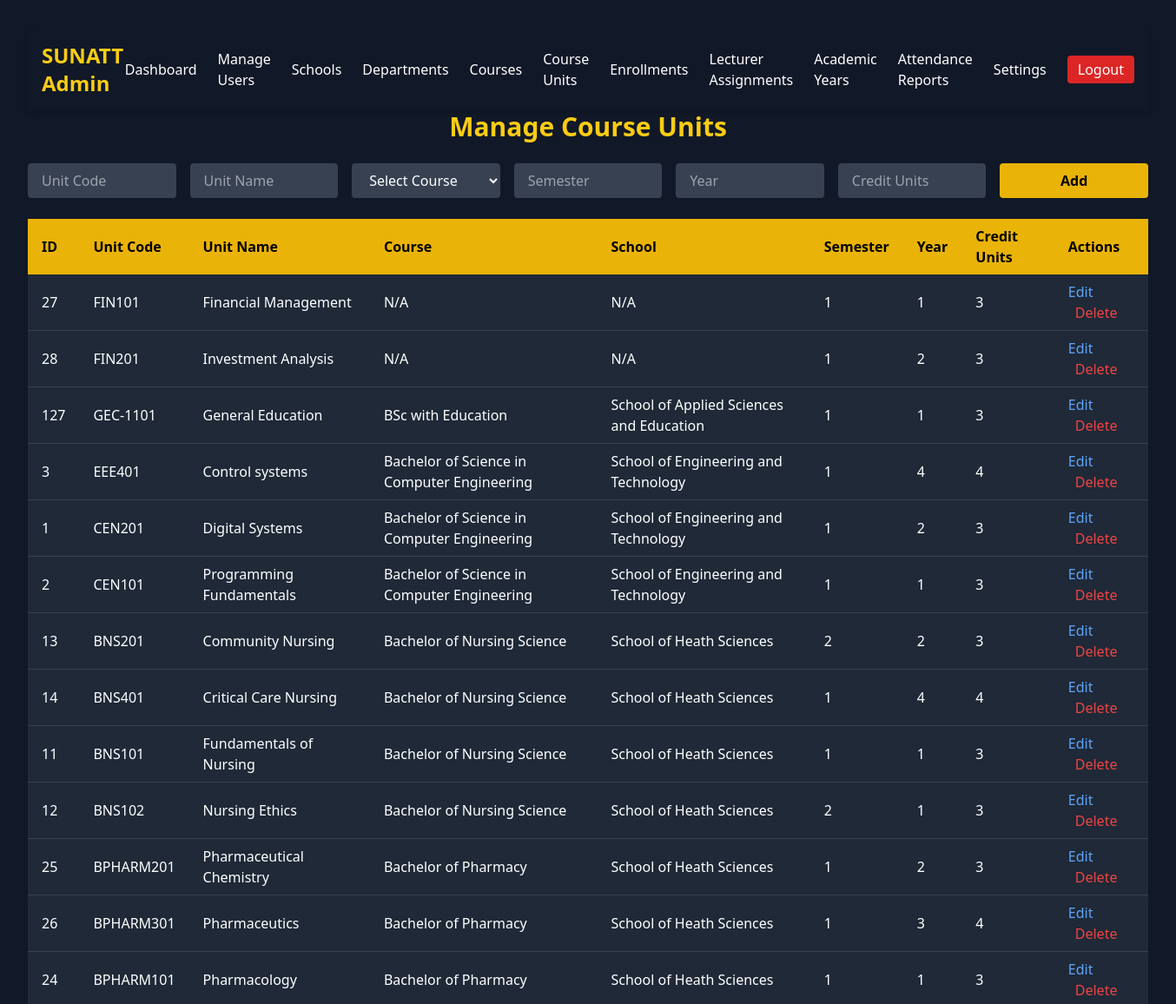
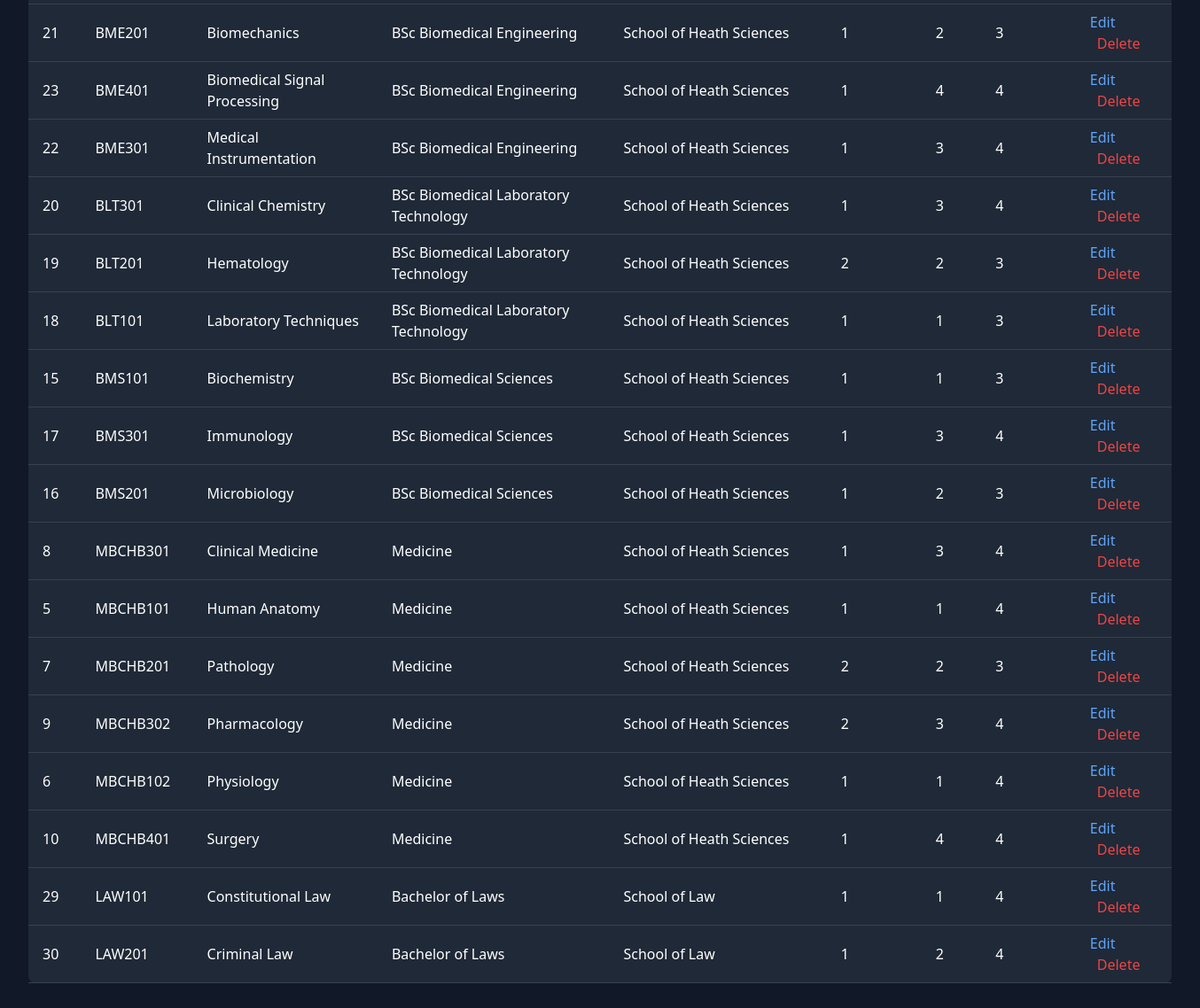
Screenshot of /admin/manage_course_units.php (signed in) with the database file from the repository (2 pictures, top to bottom).
### tables this page shows
CREATE TABLE `course_units` (
  `unit_id` int(11) NOT NULL,
  `unit_name` varchar(100) DEFAULT NULL,
  `unit_code` varchar(20) NOT NULL,
  `course_id` int(11) DEFAULT NULL,
  `semester` int(11) DEFAULT NULL,
  `year` int(11) DEFAULT NULL,
  `credit_units` int(11) DEFAULT NULL
);

CREATE TABLE `courses` (
  `course_id` int(11) NOT NULL,
  `course_name` varchar(255) NOT NULL,
  `course_code` varchar(50) NOT NULL,
  `department_id` int(11) NOT NULL,
  `school_id` int(11) NOT NULL,
  `duration_years` int(11) NOT NULL
);

CREATE TABLE `schools` (
  `school_id` int(11) NOT NULL,
  `school_name` varchar(100) NOT NULL,
  `school_code` varchar(20) NOT NULL,
  `description` text DEFAULT NULL
);

### admin/manage_course_units.php (the view, shortened to what this page needs)
<?php
include '../db.php';
include 'admin_navbar.php';
$school_courses = [];
$school_res = $conn->query("SELECT s.school_id, s.school_name, c.course_id, c.course_name
                            FROM schools s
                            LEFT JOIN courses c ON s.school_id = c.school_id
                            ORDER BY s.school_name, c.course_name");
while ($row = $school_res->fetch_assoc()) {
    $school_courses[$row['school_id']]['school_name'] = $row['school_name'];
    if ($row['course_id']) {
        $school_courses[$row['school_id']]['courses'][$row['course_id']] = $row['course_name'];
    }
}
$sql = "SELECT cu.*, c.course_name, s.school_name
        FROM course_units cu
        LEFT JOIN courses c ON cu.course_id = c.course_id
        LEFT JOIN schools s ON c.school_id = s.school_id
        ORDER BY s.school_name, c.course_name, cu.unit_name";
$results = $conn->query($sql);
?>
<!DOCTYPE html>
<html lang="en">
<head>
    <script src="https://cdn.tailwindcss.com"></script>
</head>
<body class="bg-gray-900 text-white min-h-screen p-8">
<h1 class="text-3xl font-bold text-yellow-400 mb-6 text-center">Manage Course Units</h1>
<form method="POST" class="mb-6 grid grid-cols-7 gap-4 max-w-full items-center">
    <input type="text" name="unit_code" placeholder="Unit Code" required
           class="px-4 py-2 rounded bg-gray-700 text-white focus:outline-none focus:ring-2 focus:ring-yellow-400">
    <input type="text" name="unit_name" placeholder="Unit Name" required
           class="px-4 py-2 rounded bg-gray-700 text-white focus:outline-none focus:ring-2 focus:ring-yellow-400">
    <select name="course_id" required
            class="px-4 py-2 rounded bg-gray-700 text-white focus:outline-none focus:ring-2 focus:ring-yellow-400">
        <option value="" disabled selected>Select Course</option>
    </select>
    <input type="number" name="semester" min="1" max="3" placeholder="Semester" required
           class="px-4 py-2 rounded bg-gray-700 text-white focus:outline-none focus:ring-2 focus:ring-yellow-400">
    <input type="number" name="year" min="1" max="6" placeholder="Year" required
           class="px-4 py-2 rounded bg-gray-700 text-white focus:outline-none focus:ring-2 focus:ring-yellow-400">
    <input type="number" name="credit_units" min="1" max="10" placeholder="Credit Units" required
           class="px-4 py-2 rounded bg-gray-700 text-white focus:outline-none focus:ring-2 focus:ring-yellow-400">
    <button name="add" class="bg-yellow-500 hover:bg-yellow-600 px-4 py-2 rounded text-black font-semibold">Add</button>
</form>
<div class="overflow-x-auto max-w-full">
    <table class="min-w-full bg-gray-800 rounded-lg">
        <thead class="bg-yellow-500 text-black">
        <tr>
            <th class="px-4 py-2 text-left">ID</th>
            <th class="px-4 py-2 text-left">Unit Code</th>
            <th class="px-4 py-2 text-left">Unit Name</th>
            <th class="px-4 py-2 text-left">Course</th>
            <th class="px-4 py-2 text-left">School</th>
            <th class="px-4 py-2 text-left">Semester</th>
            <th class="px-4 py-2 text-left">Year</th>
            <th class="px-4 py-2 text-left">Credit Units</th>
            <th class="px-4 py-2 text-left">Actions</th>
        </tr>
        </thead>
        <tbody>
        <?php while ($row = $results->fetch_assoc()): ?>
            <tr class="border-b border-gray-700">
                <td class="px-4 py-2"><?= $row['unit_id'] ?></td>
                <?php if (isset($_GET['edit']) && $_GET['edit'] == $row['unit_id']): ?>
                    <form method="POST" class="grid grid-cols-9 gap-4 items-center px-0 py-2 w-full">
                        <input type="hidden" name="id" value="<?= $row['unit_id'] ?>" />
                        <td><input type="text" name="unit_code" value="<?= htmlspecialchars($row['unit_code']) ?>" required class="px-2 py-1 rounded bg-gray-700 text-white"></td>
                        <td><input type="text" name="unit_name" value="<?= htmlspecialchars($row['unit_name']) ?>" required class="px-2 py-1 rounded bg-gray-700 text-white"></td>
                        <td>
                            <select name="course_id" required class="px-2 py-1 rounded bg-gray-700 text-white w-full">
                                <?php foreach ($school_courses as $school): ?>
                                    <?php if (isset($school['courses'])): ?>
                                        <optgroup label="<?= htmlspecialchars($school['school_name']) ?>">
                                            <?php foreach ($school['courses'] as $id => $name): ?>
                                                <option value="<?= $id ?>" <?= $id == $row['course_id'] ? 'selected' : '' ?>><?= htmlspecialchars($name) ?></option>
                                            <?php endforeach; ?>
                                        </optgroup>
                                    <?php endif; ?>
                                <?php endforeach; ?>
                            </select>
                        </td>
                        <td class="px-2 py-1"><?= htmlspecialchars($row['school_name'] ?? 'N/A') ?></td>
                        <td><input type="number" name="semester" min="1" max="3" value="<?= $row['semester'] ?>" required class="px-2 py-1 rounded bg-gray-700 text-white"></td>
                        <td><input type="number" name="year" min="1" max="6" value="<?= $row['year'] ?>" required class="px-2 py-1 rounded bg-gray-700 text-white"></td>
                        <td><input type="number" name="credit_units" min="1" max="10" value="<?= $row['credit_units'] ?>" required class="px-2 py-1 rounded bg-gray-700 text-white"></td>
                        <td class="space-x-2">
                            <button name="update" class="bg-blue-500 hover:bg-blue-600 text-white px-3 py-1 rounded">Save</button>
                            <a href="manage_course_units.php" class="text-yellow-400 hover:underline px-2 py-1">Cancel</a>
                        </td>
                    </form>
                <?php else: ?>
                    <td class="px-4 py-2"><?= htmlspecialchars($row['unit_code']) ?></td>
                    <td class="px-4 py-2"><?= htmlspecialchars($row['unit_name']) ?></td>
                    <td class="px-4 py-2"><?= htmlspecialchars($row['course_name'] ?? 'N/A') ?></td>
                    <td class="px-4 py-2"><?= htmlspecialchars($row['school_name'] ?? 'N/A') ?></td>
                    <td class="px-4 py-2"><?= $row['semester'] ?></td>
                    <td class="px-4 py-2"><?= $row['year'] ?></td>
                    <td class="px-4 py-2"><?= $row['credit_units'] ?></td>
                    <td class="px-4 py-2 space-x-2">
                        <a href="?edit=<?= $row['unit_id'] ?>" class="text-blue-400 hover:underline">Edit</a>
                        <a href="?delete=<?= $row['unit_id'] ?>" onclick="return confirm('Delete this unit?');" class="text-red-500 hover:underline">Delete</a>
                    </td>
                <?php endif; ?>
            </tr>
        <?php endwhile; ?>
        </tbody>
    </table>
</div>
</body>
</html>

### admin/admin_navbar.php (shortened to what this page needs)
<!DOCTYPE html>
<html lang="en">
<head>
    <script src="https://cdn.tailwindcss.com"></script>
</head>
<body>
    <nav class="bg-gray-900 text-white p-4 shadow-md">
        <div class="container mx-auto flex justify-between items-center">
            <a href="../index.php" class="text-2xl font-bold text-yellow-400">SUNATT Admin</a>
            <div class="hidden md:flex space-x-6 items-center">
                <?php
                $menu_items = [
                    ['href' => 'dashboard.php', 'label' => 'Dashboard'],
                    ['href' => 'manage_users.php', 'label' => 'Manage Users'],
                    ['href' => 'manage_schools.php', 'label' => 'Schools'],
                    ['href' => 'manage_departments.php', 'label' => 'Departments'],
                    ['href' => 'manage_courses.php', 'label' => 'Courses'],
                    ['href' => 'manage_course_units.php', 'label' => 'Course Units'],
                    ['href' => 'manage_student_enrollments.php', 'label' => 'Enrollments'],
                    ['href' => 'manage_lecturer_assignments.php', 'label' => 'Lecturer Assignments'],
                    ['href' => 'manage_academic_years.php', 'label' => 'Academic Years'],
                    ['href' => 'view_attendance_reports.php', 'label' => 'Attendance Reports'],
                    ['href' => 'settings.php', 'label' => 'Settings'],
                    ['href' => '../logout.php', 'label' => 'Logout', 'class' => 'bg-red-600 px-3 py-1 rounded hover:bg-red-500']
                ];
                foreach ($menu_items as $item) {
                    $class = isset($item['class']) ? $item['class'] : 'hover:text-yellow-400';
                    echo "<a href=\"{$item['href']}\" class=\"{$class}\">{$item['label']}</a>";
                }
                ?>
            </div>
        </div>
    </nav>
</body>
</html>

### rows the page displays
course_units: unit_id "27", unit_code "FIN101", unit_name "Financial Management", course_name "N/A", school_name "N/A", semester "1", year "1", credit_units "3"
course_units: unit_id "28", unit_code "FIN201", unit_name "Investment Analysis", course_name "N/A", school_name "N/A", semester "1", year "2", credit_units "3"
course_units: unit_id "127", unit_code "GEC-1101", unit_name "General Education", course.course_name "BSc with Education", schools.school_name "School of Applied Sciences and Education", semester "1", year "1", credit_units "3"
course_units: unit_id "3", unit_code "EEE401", unit_name "Control systems", course.course_name "Bachelor of Science in Computer Engineering", schools.school_name "School of Engineering and Technology", semester "1", year "4", credit_units "4"
course_units: unit_id "1", unit_code "CEN201", unit_name "Digital Systems", course.course_name "Bachelor of Science in Computer Engineering", schools.school_name "School of Engineering and Technology", semester "1", year "2", credit_units "3"
course_units: unit_id "2", unit_code "CEN101", unit_name "Programming Fundamentals", course.course_name "Bachelor of Science in Computer Engineering", schools.school_name "School of Engineering and Technology", semester "1", year "1", credit_units "3"
course_units: unit_id "13", unit_code "BNS201", unit_name "Community Nursing", course.course_name "Bachelor of Nursing Science", schools.school_name "School of Heath Sciences", semester "2", year "2", credit_units "3"
course_units: unit_id "14", unit_code "BNS401", unit_name "Critical Care Nursing", course.course_name "Bachelor of Nursing Science", schools.school_name "School of Heath Sciences", semester "1", year "4", credit_units "4"
course_units: unit_id "11", unit_code "BNS101", unit_name "Fundamentals of Nursing", course.course_name "Bachelor of Nursing Science", schools.school_name "School of Heath Sciences", semester "1", year "1", credit_units "3"
course_units: unit_id "12", unit_code "BNS102", unit_name "Nursing Ethics", course.course_name "Bachelor of Nursing Science", schools.school_name "School of Heath Sciences", semester "2", year "1", credit_units "3"
course_units: unit_id "25", unit_code "BPHARM201", unit_name "Pharmaceutical Chemistry", course.course_name "Bachelor of Pharmacy", schools.school_name "School of Heath Sciences", semester "1", year "2", credit_units "3"
course_units: unit_id "26", unit_code "BPHARM301", unit_name "Pharmaceutics", course.course_name "Bachelor of Pharmacy", schools.school_name "School of Heath Sciences", semester "1", year "3", credit_units "4"
course_units: unit_id "24", unit_code "BPHARM101", unit_name "Pharmacology", course.course_name "Bachelor of Pharmacy", schools.school_name "School of Heath Sciences", semester "1", year "1", credit_units "3"
course_units: unit_id "21", unit_code "BME201", unit_name "Biomechanics", course.course_name "BSc Biomedical Engineering", schools.school_name "School of Heath Sciences", semester "1", year "2", credit_units "3"
course_units: unit_id "23", unit_code "BME401", unit_name "Biomedical Signal Processing", course.course_name "BSc Biomedical Engineering", schools.school_name "School of Heath Sciences", semester "1", year "4", credit_units "4"
course_units: unit_id "22", unit_code "BME301", unit_name "Medical Instrumentation", course.course_name "BSc Biomedical Engineering", schools.school_name "School of Heath Sciences", semester "1", year "3", credit_units "4"
course_units: unit_id "20", unit_code "BLT301", unit_name "Clinical Chemistry", course.course_name "BSc Biomedical Laboratory Technology", schools.school_name "School of Heath Sciences", semester "1", year "3", credit_units "4"
course_units: unit_id "19", unit_code "BLT201", unit_name "Hematology", course.course_name "BSc Biomedical Laboratory Technology", schools.school_name "School of Heath Sciences", semester "2", year "2", credit_units "3"
course_units: unit_id "18", unit_code "BLT101", unit_name "Laboratory Techniques", course.course_name "BSc Biomedical Laboratory Technology", schools.school_name "School of Heath Sciences", semester "1", year "1", credit_units "3"
course_units: unit_id "15", unit_code "BMS101", unit_name "Biochemistry", course.course_name "BSc Biomedical Sciences", schools.school_name "School of Heath Sciences", semester "1", year "1", credit_units "3"
course_units: unit_id "17", unit_code "BMS301", unit_name "Immunology", course.course_name "BSc Biomedical Sciences", schools.school_name "School of Heath Sciences", semester "1", year "3", credit_units "4"
course_units: unit_id "16", unit_code "BMS201", unit_name "Microbiology", course.course_name "BSc Biomedical Sciences", schools.school_name "School of Heath Sciences", semester "1", year "2", credit_units "3"
course_units: unit_id "8", unit_code "MBCHB301", unit_name "Clinical Medicine", course.course_name "Medicine", schools.school_name "School of Heath Sciences", semester "1", year "3", credit_units "4"
course_units: unit_id "5", unit_code "MBCHB101", unit_name "Human Anatomy", course.course_name "Medicine", schools.school_name "School of Heath Sciences", semester "1", year "1", credit_units "4"
course_units: unit_id "7", unit_code "MBCHB201", unit_name "Pathology", course.course_name "Medicine", schools.school_name "School of Heath Sciences", semester "2", year "2", credit_units "3"
course_units: unit_id "9", unit_code "MBCHB302", unit_name "Pharmacology", course.course_name "Medicine", schools.school_name "School of Heath Sciences", semester "2", year "3", credit_units "4"
course_units: unit_id "6", unit_code "MBCHB102", unit_name "Physiology", course.course_name "Medicine", schools.school_name "School of Heath Sciences", semester "1", year "1", credit_units "4"
course_units: unit_id "10", unit_code "MBCHB401", unit_name "Surgery", course.course_name "Medicine", schools.school_name "School of Heath Sciences", semester "1", year "4", credit_units "4"
course_units: unit_id "29", unit_code "LAW101", unit_name "Constitutional Law", course.course_name "Bachelor of Laws", schools.school_name "School of Law", semester "1", year "1", credit_units "4"
course_units: unit_id "30", unit_code "LAW201", unit_name "Criminal Law", course.course_name "Bachelor of Laws", schools.school_name "School of Law", semester "1", year "2", credit_units "4"

### other values shown
$item['label'] "Dashboard"
$item['label'] "Manage Users"
$item['label'] "Schools"
$item['label'] "Departments"
$item['label'] "Courses"
$item['label'] "Course Units"
$item['label'] "Enrollments"
$item['label'] "Lecturer Assignments"
$item['label'] "Academic Years"
$item['label'] "Attendance Reports"
$item['label'] "Settings"
$item['label'] "Logout"
